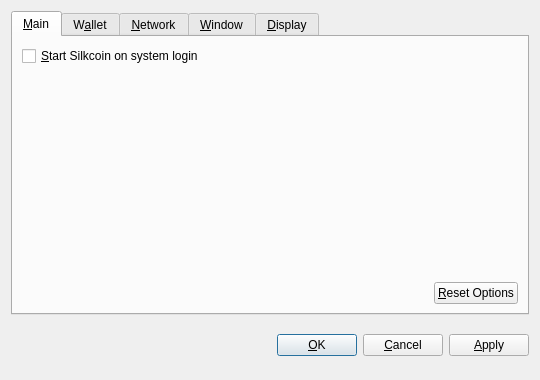
<?xml version="1.0" encoding="UTF-8"?>
<ui version="4.0">
 <class>OptionsDialog</class>
 <widget class="QDialog" name="OptionsDialog">
  <property name="geometry">
   <rect>
    <x>0</x>
    <y>0</y>
    <width>540</width>
    <height>380</height>
   </rect>
  </property>
  <property name="windowTitle">
   <string>Options</string>
  </property>
  <property name="modal">
   <bool>true</bool>
  </property>
  <layout class="QVBoxLayout" name="verticalLayout">
   <item>
    <widget class="QTabWidget" name="tabWidget">
     <property name="tabPosition">
      <enum>QTabWidget::North</enum>
     </property>
     <property name="currentIndex">
      <number>0</number>
     </property>
     <widget class="QWidget" name="tabMain">
      <attribute name="title">
       <string>&amp;Main</string>
      </attribute>
      <layout class="QVBoxLayout" name="verticalLayout_Main">
       <item>
        <widget class="QCheckBox" name="bitcoinAtStartup">
         <property name="toolTip">
          <string>Automatically start Silkcoin after logging in to the system.</string>
         </property>
         <property name="text">
          <string>&amp;Start Silkcoin on system login</string>
         </property>
        </widget>
       </item>
       <item>
        <spacer name="verticalSpacer_Main">
         <property name="orientation">
          <enum>Qt::Vertical</enum>
         </property>
         <property name="sizeHint" stdset="0">
          <size>
           <width>20</width>
           <height>40</height>
          </size>
         </property>
        </spacer>
       </item>
       <item>
        <layout class="QHBoxLayout" name="horizontalLayout_2_Main">
         <item>
          <spacer name="horizontalSpacer_2_Main">
           <property name="orientation">
            <enum>Qt::Horizontal</enum>
           </property>
           <property name="sizeHint" stdset="0">
            <size>
             <width>40</width>
             <height>20</height>
            </size>
           </property>
          </spacer>
         </item>
         <item>
          <widget class="QPushButton" name="resetButton">
           <property name="toolTip">
            <string>Reset all client options to default.</string>
           </property>
           <property name="text">
            <string>&amp;Reset Options</string>
           </property>
           <property name="autoDefault">
            <bool>false</bool>
           </property>
          </widget>
         </item>
        </layout>
       </item>
      </layout>
     </widget>
     <widget class="QWidget" name="tabWallet">
      <attribute name="title">
       <string>W&amp;allet</string>
      </attribute>
      <layout class="QVBoxLayout" name="verticalLayout_Network">
       <item>
        <widget class="QLabel" name="transactionFeeInfoLabel">
         <property name="text">
          <string>Optional transaction fee per kB that helps make sure your transactions are processed quickly. Most transactions are 1 kB.</string>
         </property>
         <property name="textFormat">
          <enum>Qt::PlainText</enum>
         </property>
         <property name="wordWrap">
          <bool>true</bool>
         </property>
        </widget>
       </item>
       <item>
        <layout class="QHBoxLayout" name="horizontalLayout_1_Main">
         <item>
          <widget class="QLabel" name="transactionFeeLabel">
           <property name="text">
            <string>Pay transaction &amp;fee</string>
           </property>
           <property name="textFormat">
            <enum>Qt::PlainText</enum>
           </property>
           <property name="buddy">
            <cstring>transactionFee</cstring>
           </property>
          </widget>
         </item>
         <item>
          <widget class="BitcoinAmountField" name="transactionFee"/>
         </item>
         <item>
          <spacer name="horizontalSpacer_1_Main">
           <property name="orientation">
            <enum>Qt::Horizontal</enum>
           </property>
           <property name="sizeHint" stdset="0">
            <size>
             <width>40</width>
             <height>20</height>
            </size>
           </property>
          </spacer>
         </item>
        </layout>
       </item>
       <item>
        <widget class="QLabel" name="label">
         <property name="text">
          <string>If you disable the spending of unconfirmed change, the change from a transaction cannot be used until that transaction has at least one confirmation. This also affects how your balance is computed.</string>
         </property>
         <property name="wordWrap">
          <bool>true</bool>
         </property>
        </widget>
       </item>
       <item>
        <widget class="QCheckBox" name="spendZeroConfChange">
         <property name="text">
          <string>Spend unconfirmed change  (experts only)</string>
         </property>
        </widget>
       </item>
       <item>
        <spacer name="verticalSpacer">
         <property name="orientation">
          <enum>Qt::Vertical</enum>
         </property>
         <property name="sizeHint" stdset="0">
          <size>
           <width>20</width>
           <height>40</height>
          </size>
         </property>
        </spacer>
       </item>
      </layout>
     </widget>
     <widget class="QWidget" name="tabNetwork">
      <attribute name="title">
       <string>&amp;Network</string>
      </attribute>
      <layout class="QVBoxLayout" name="verticalLayout_Network">
       <item>
        <widget class="QCheckBox" name="mapPortUpnp">
         <property name="toolTip">
          <string>Automatically open the Silkcoin client port on the router. This only works when your router supports UPnP and it is enabled.</string>
         </property>
         <property name="text">
          <string>Map port using &amp;UPnP</string>
         </property>
        </widget>
       </item>
       <item>
        <widget class="QCheckBox" name="connectSocks">
         <property name="toolTip">
          <string>Connect to the Silkcoin network through a SOCKS proxy (e.g. when connecting through Tor).</string>
         </property>
         <property name="text">
          <string>&amp;Connect through SOCKS proxy:</string>
         </property>
        </widget>
       </item>
       <item>
        <layout class="QHBoxLayout" name="horizontalLayout_Network">
         <item>
          <widget class="QLabel" name="proxyIpLabel">
           <property name="text">
            <string>Proxy &amp;IP:</string>
           </property>
           <property name="textFormat">
            <enum>Qt::PlainText</enum>
           </property>
           <property name="buddy">
            <cstring>proxyIp</cstring>
           </property>
          </widget>
         </item>
         <item>
          <widget class="QValidatedLineEdit" name="proxyIp">
           <property name="maximumSize">
            <size>
             <width>140</width>
             <height>16777215</height>
            </size>
           </property>
           <property name="toolTip">
            <string>IP address of the proxy (e.g. 127.0.0.1)</string>
           </property>
          </widget>
         </item>
         <item>
          <widget class="QLabel" name="proxyPortLabel">
           <property name="text">
            <string>&amp;Port:</string>
           </property>
           <property name="textFormat">
            <enum>Qt::PlainText</enum>
           </property>
           <property name="buddy">
            <cstring>proxyPort</cstring>
           </property>
          </widget>
         </item>
         <item>
          <widget class="QLineEdit" name="proxyPort">
           <property name="maximumSize">
            <size>
             <width>55</width>
             <height>16777215</height>
            </size>
           </property>
           <property name="toolTip">
            <string>Port of the proxy (e.g. 9050)</string>
           </property>
          </widget>
         </item>
         <item>
          <widget class="QLabel" name="socksVersionLabel">
           <property name="text">
            <string>SOCKS &amp;Version:</string>
           </property>
           <property name="textFormat">
            <enum>Qt::PlainText</enum>
           </property>
           <property name="buddy">
            <cstring>socksVersion</cstring>
           </property>
          </widget>
         </item>
         <item>
          <widget class="QValueComboBox" name="socksVersion">
           <property name="toolTip">
            <string>SOCKS version of the proxy (e.g. 5)</string>
           </property>
          </widget>
         </item>
         <item>
          <spacer name="horizontalSpacer_Network">
           <property name="orientation">
            <enum>Qt::Horizontal</enum>
           </property>
           <property name="sizeHint" stdset="0">
            <size>
             <width>40</width>
             <height>20</height>
            </size>
           </property>
          </spacer>
         </item>
        </layout>
       </item>
       <item>
        <spacer name="verticalSpacer_Network">
         <property name="orientation">
          <enum>Qt::Vertical</enum>
         </property>
         <property name="sizeHint" stdset="0">
          <size>
           <width>20</width>
           <height>40</height>
          </size>
         </property>
        </spacer>
       </item>
      </layout>
     </widget>
     <widget class="QWidget" name="tabWindow">
      <attribute name="title">
       <string>&amp;Window</string>
      </attribute>
      <layout class="QVBoxLayout" name="verticalLayout_Window">
       <item>
        <widget class="QCheckBox" name="minimizeToTray">
         <property name="toolTip">
          <string>Show only a tray icon after minimizing the window.</string>
         </property>
         <property name="text">
          <string>&amp;Minimize to the tray instead of the taskbar</string>
         </property>
        </widget>
       </item>
       <item>
        <widget class="QCheckBox" name="minimizeOnClose">
         <property name="toolTip">
          <string>Minimize instead of exit the application when the window is closed. When this option is enabled, the application will be closed only after selecting Quit in the menu.</string>
         </property>
         <property name="text">
          <string>M&amp;inimize on close</string>
         </property>
        </widget>
       </item>
       <item>
        <spacer name="verticalSpacer_Window">
         <property name="orientation">
          <enum>Qt::Vertical</enum>
         </property>
         <property name="sizeHint" stdset="0">
          <size>
           <width>20</width>
           <height>40</height>
          </size>
         </property>
        </spacer>
       </item>
      </layout>
     </widget>
     <widget class="QWidget" name="tabDisplay">
      <attribute name="title">
       <string>&amp;Display</string>
      </attribute>
      <layout class="QVBoxLayout" name="verticalLayout_Display">
       <item>
        <layout class="QHBoxLayout" name="horizontalLayout_1_Display">
         <item>
          <widget class="QLabel" name="langLabel">
           <property name="text">
            <string>User Interface &amp;language:</string>
           </property>
           <property name="textFormat">
            <enum>Qt::PlainText</enum>
           </property>
           <property name="buddy">
            <cstring>lang</cstring>
           </property>
          </widget>
         </item>
         <item>
          <widget class="QValueComboBox" name="lang">
           <property name="toolTip">
            <string>The user interface language can be set here. This setting will take effect after restarting Silkcoin.</string>
           </property>
          </widget>
         </item>
        </layout>
       </item>
       <item>
        <layout class="QHBoxLayout" name="horizontalLayout_2_Display">
         <item>
          <widget class="QLabel" name="unitLabel">
           <property name="text">
            <string>&amp;Unit to show amounts in:</string>
           </property>
           <property name="textFormat">
            <enum>Qt::PlainText</enum>
           </property>
           <property name="buddy">
            <cstring>unit</cstring>
           </property>
          </widget>
         </item>
         <item>
          <widget class="QValueComboBox" name="unit">
           <property name="toolTip">
            <string>Choose the default subdivision unit to show in the interface and when sending coins.</string>
           </property>
          </widget>
         </item>
        </layout>
       </item>
       <item>
        <widget class="QCheckBox" name="displayAddresses">
         <property name="toolTip">
          <string>Whether to show Silkcoin addresses in the transaction list or not.</string>
         </property>
         <property name="text">
          <string>&amp;Display addresses in transaction list</string>
         </property>
        </widget>
       </item>
       <item>
        <widget class="QCheckBox" name="coinControlFeatures">
         <property name="toolTip">
          <string>Whether to show coin control features or not.</string>
         </property>
         <property name="text">
          <string>Display coin &amp;control features (experts only!)</string>
         </property>
        </widget>
       </item>
       <item>
        <spacer name="verticalSpacer_Display">
         <property name="orientation">
          <enum>Qt::Vertical</enum>
         </property>
         <property name="sizeHint" stdset="0">
          <size>
           <width>20</width>
           <height>40</height>
          </size>
         </property>
        </spacer>
       </item>
      </layout>
     </widget>
    </widget>
   </item>
   <item>
    <layout class="QHBoxLayout" name="horizontalLayout_Buttons">
     <item>
      <spacer name="horizontalSpacer_1">
       <property name="orientation">
        <enum>Qt::Horizontal</enum>
       </property>
       <property name="sizeHint" stdset="0">
        <size>
         <width>40</width>
         <height>48</height>
        </size>
       </property>
      </spacer>
     </item>
     <item>
      <widget class="QLabel" name="statusLabel">
       <property name="font">
        <font>
         <weight>75</weight>
         <bold>true</bold>
        </font>
       </property>
       <property name="text">
        <string/>
       </property>
       <property name="textFormat">
        <enum>Qt::PlainText</enum>
       </property>
       <property name="wordWrap">
        <bool>true</bool>
       </property>
      </widget>
     </item>
     <item>
      <spacer name="horizontalSpacer_2">
       <property name="orientation">
        <enum>Qt::Horizontal</enum>
       </property>
       <property name="sizeHint" stdset="0">
        <size>
         <width>40</width>
         <height>48</height>
        </size>
       </property>
      </spacer>
     </item>
     <item>
      <widget class="QPushButton" name="okButton">
       <property name="text">
        <string>&amp;OK</string>
       </property>
      </widget>
     </item>
     <item>
      <widget class="QPushButton" name="cancelButton">
       <property name="text">
        <string>&amp;Cancel</string>
       </property>
       <property name="autoDefault">
        <bool>false</bool>
       </property>
      </widget>
     </item>
     <item>
      <widget class="QPushButton" name="applyButton">
       <property name="text">
        <string>&amp;Apply</string>
       </property>
       <property name="autoDefault">
        <bool>false</bool>
       </property>
      </widget>
     </item>
    </layout>
   </item>
  </layout>
 </widget>
 <customwidgets>
  <customwidget>
   <class>BitcoinAmountField</class>
   <extends>QSpinBox</extends>
   <header>bitcoinamountfield.h</header>
  </customwidget>
  <customwidget>
   <class>QValueComboBox</class>
   <extends>QComboBox</extends>
   <header>qvaluecombobox.h</header>
  </customwidget>
  <customwidget>
   <class>QValidatedLineEdit</class>
   <extends>QLineEdit</extends>
   <header>qvalidatedlineedit.h</header>
  </customwidget>
 </customwidgets>
 <resources/>
 <connections/>
</ui>
